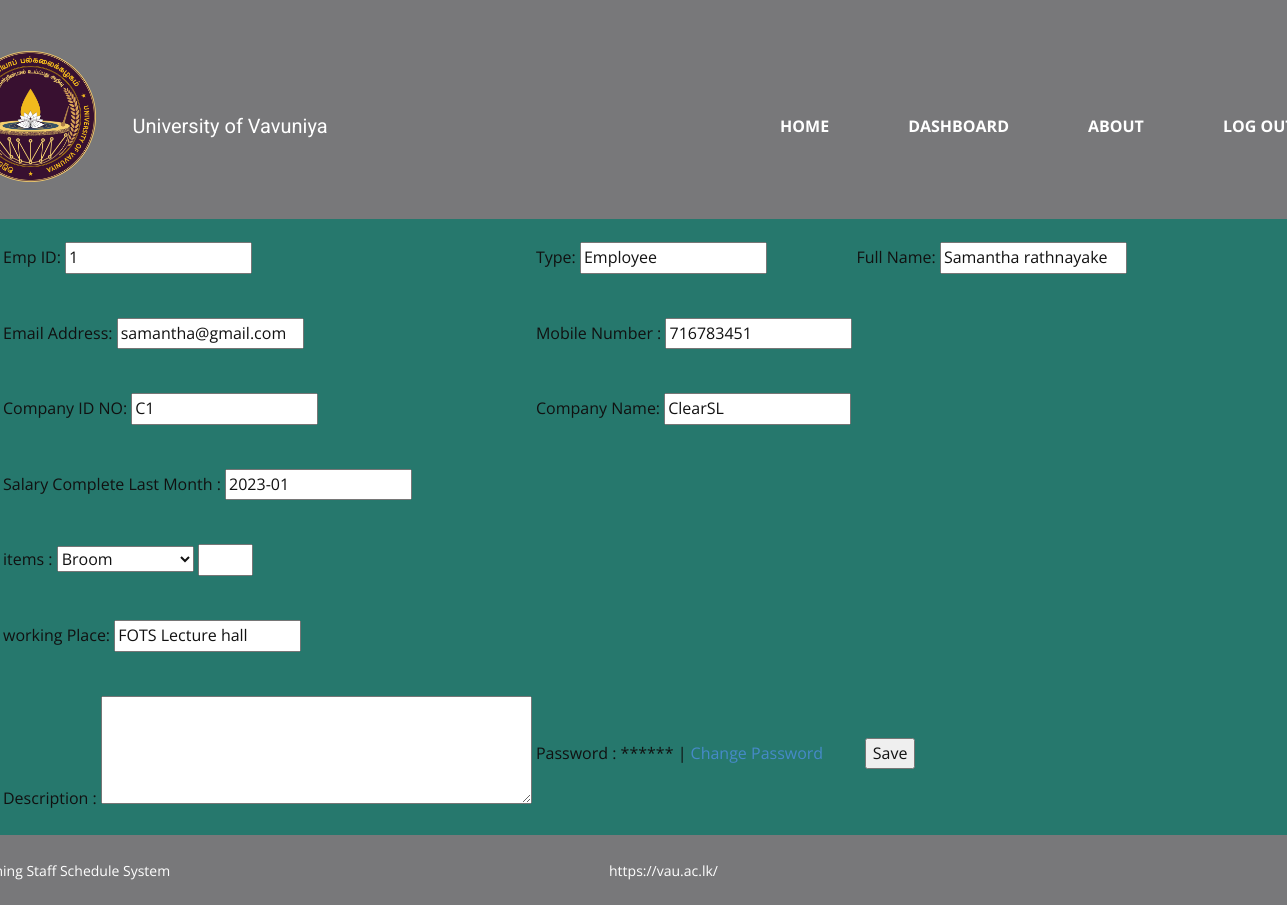
Page /Technician-Edit-Users.php?user_id=1 (signed in) on the committed database.
### tables this page shows
CREATE TABLE `user` (
  `id` int(10) NOT NULL,
  `user_id` varchar(10) NOT NULL,
  `type` varchar(20) NOT NULL,
  `full_name` varchar(50) NOT NULL,
  `address` varchar(50) NOT NULL,
  `email` varchar(50) NOT NULL,
  `mobile_number` int(10) NOT NULL,
  `company_id_no` varchar(10) NOT NULL,
  `company_name` varchar(50) NOT NULL,
  `salary_complete_last_month` varchar(50) NOT NULL,
  `item` varchar(50) NOT NULL,
  `working_place` varchar(50) NOT NULL,
  `description` varchar(100) NOT NULL,
  `password` varchar(100) NOT NULL,
  `date` date NOT NULL DEFAULT current_timestamp(),
  `time_from` time NOT NULL,
  `time_to` time NOT NULL,
  `is_deleted` tinyint(4) NOT NULL
);

### Technician-Edit-Users.php (the view, shortened to what this page needs)
<?php require_once('include/connection.php'); ?>
<?php
  $type='';
	$full_name = '';
	$email = '';
  $mobile_number = '';
  $company_id_no = '';
  $company_name = '';
  $item = '';
  $working_place = '';
  $description = '';
	if (isset($_GET['user_id'])) {
		$user_id = mysqli_real_escape_string($connection, $_GET['user_id']);
		$query = "SELECT * FROM user WHERE id = {$user_id} LIMIT 1";
		$result_set = mysqli_query($connection, $query);
		if ($result_set) {
			if (mysqli_num_rows($result_set) == 1) {
				$result = mysqli_fetch_assoc($result_set);
        $type = $result['type'];
				$full_name = $result['full_name'];
				$email = $result['email'];
        $mobile_number = $result['mobile_number'];
        $company_id_no = $result['company_id_no'];
        $company_name = $result['company_name'];
        $salary_complete_last_month = $result['salary_complete_last_month'];
        $item = $result['item'];
        $working_place = $result['working_place'];
        $description = $result['description'];
			} else {
				header('Location: Technician-DASHBOARD.php?err=user_not_found');
			}
		} else {
			header('Location: Technician-DASHBOARD.php?err=query_failed');
		}
	}
?>
<!DOCTYPE html>
<html style="font-size: 16px;" lang="en"><head>
    <link rel="stylesheet" href="css/Main.css" media="screen">
<link rel="stylesheet" href="css/Admin-Edit-Users-.css" media="screen">
  <meta data-intl-tel-input-cdn-path="intlTelInput/"></head>
  <body class="u-body u-xl-mode" data-lang="en"><header class="u-clearfix u-custom-color-4 u-header" id="sec-ae73" data-animation-name="" data-animation-duration="0" data-animation-delay="0" data-animation-direction=""><div class="u-clearfix u-sheet u-sheet-1">
        <img class="u-image u-image-contain u-image-round u-preserve-proportions u-radius-10 u-image-1" src="images/University-of-Vavuniya-Logo-1024x1024.png" alt="" data-image-width="1024" data-image-height="1024">
        <nav class="u-menu u-menu-one-level u-offcanvas u-menu-1" data-responsive-from="MD">
          <div class="u-custom-menu u-nav-container">
            <ul class="u-nav u-spacing-27 u-unstyled u-nav-1"><li class="u-nav-item"><a class="u-border-2 u-border-active-palette-1-base u-border-hover-palette-1-light-1 u-button-style u-nav-link u-radius-14 u-text-active-grey-5 u-text-hover-custom-color-1 u-text-white" href="Home.php" style="padding: 10px 24px;">Home</a>
</li><li class="u-nav-item"><a class="u-border-2 u-border-active-palette-1-base u-border-hover-palette-1-light-1 u-button-style u-nav-link u-radius-14 u-text-active-grey-5 u-text-hover-custom-color-1 u-text-white" href="Login.php" style="padding: 10px 24px;">DASHBOARD</a>
</li><li class="u-nav-item"><a class="u-border-2 u-border-active-palette-1-base u-border-hover-palette-1-light-1 u-button-style u-nav-link u-radius-14 u-text-active-grey-5 u-text-hover-custom-color-1 u-text-white" href="About.php" style="padding: 10px 24px;">About</a>
</li><li class="u-nav-item"><a class="u-border-2 u-border-active-palette-1-base u-border-hover-palette-1-light-1 u-button-style u-nav-link u-radius-14 u-text-active-grey-5 u-text-hover-custom-color-1 u-text-white" href="Home.php" style="padding: 10px 24px;">Log out</a>
</li></ul>
          </div>
        </nav>
        <h2 class="u-text u-text-default u-text-1">University of Vavuniya</h2>
      </div></header>
<form action="Technician-Edit-Users.php" method="post" class="userform">
		<table>
    <tr>
      <td>
        <p>
				  <label for="">Emp ID:</label>
				  <input type="text" name="user_id" <?php echo 'value="' . $user_id . '"'; ?> >
			  </p>
      </td>
      <td>
        <p>
				  <label for="">Type:</label>
				  <input type="text" name="type" <?php echo 'value="' . $type . '"'; ?> required>
			  </p>
      </td>
      <td>
			  <p>
				  <label for="">Full Name:</label>
				  <input type="text" name="full_name" <?php echo 'value="' . $full_name . '"'; ?> required>
			  </p>
      </td>
    </tr>
    <tr>
    <td>
			<p>
				<label for="">Email Address:</label>
				<input type="text" name="email" <?php echo 'value="' . $email . '"'; ?> required>
			</p>
    </td>
    <td>
			<p>
				<label for="">Mobile Number :</label>
				<input type="tel" name="mobile_number" <?php echo 'value="' . $mobile_number . '"'; ?> required>
			</p>
    </td>
    </tr>
    <tr>
    <td>
			<p>
				<label for="">Company ID NO:</label>
				<input type="text" name="company_id_no" <?php echo 'value="' . $company_id_no . '"'; ?> required>
			</p>
    </td>
    <td>
      <p>
				<label for="">Company Name:</label>
				<input type="text" name="company_name" <?php echo 'value="' . $company_name . '"'; ?> required>
			</p>
      </td>
    </tr>
    <tr>
      <td>
      <p>
        <label for="">Salary Complete Last Month :</label>
        <input type="text"  name="salary_complete_last_month" <?php echo 'value="' . $salary_complete_last_month . '"'; ?>>
      </p>
      </td>
    </tr>
    <tr>
      <td>
      <p>
				<label for="">items :</label>
				<select id="item" name="item" <?php echo 'value="' . $item . '"'; ?> form="add-user-form">
        <option value="Broom">Broom</option>
        </select>
        <input type="number" id="item" name="item" <?php echo 'value="' . $item . '"'; ?> min="1" max="10">
			</p>
    </td>
    </tr>
    <tr>
      <td>
      <p>
      <label for="">working Place:</label>
        <input type="text" name='working_place' <?php echo 'value="' . $working_place . '"'; ?> >
      </p>
    </td>
    </tr>
    <tr>
      <td>
      <p>
				<label for="">Description :</label>
        <textarea  id="description" name="description" <?php echo 'value="' . $description . '"'; ?> rows="4" cols="50"></textarea>
			</p>
    </td>
    <td>
      <p>
      <label for="">Password :</label>
      <span>******</span> | <a href="change-password.php?user_id=<?php echo $user_id; ?>">Change Password</a></p>
    </td>
    <td>
      <p>
				<label for="">&nbsp;</label>
				<button type="submit" name="submit">Save</button>
			</p>
      <td>
      </tr>
      </table>
		</form>
    <footer class="u-align-center u-clearfix u-custom-color-4 u-footer u-footer" id="sec-9213"><div class="u-clearfix u-sheet u-sheet-1">
        <p class="u-align-center u-small-text u-text u-text-variant u-text-1"> https://vau.ac.lk/</p>
        <p class="u-align-left u-small-text u-text u-text-variant u-text-2">Cleaning Staff Schedule System</p>
      </div></footer>
</body></html>

### rows in the picture
user: type "Employee", full_name "Samantha rathnayake", email "samantha@gmail.com", mobile_number "716783451", company_id_no "C1", company_name "ClearSL", salary_complete_last_month "2023-01", item "Broom", working_place "FOTS Lecture hall"
